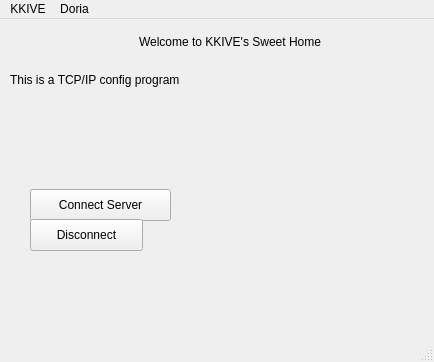
<?xml version="1.0" encoding="UTF-8"?>
<ui version="4.0">
 <class>MainWindow</class>
 <widget class="QMainWindow" name="MainWindow">
  <property name="geometry">
   <rect>
    <x>0</x>
    <y>0</y>
    <width>434</width>
    <height>362</height>
   </rect>
  </property>
  <property name="windowTitle">
   <string>MainWindow</string>
  </property>
  <widget class="QWidget" name="centralwidget">
   <widget class="QPushButton" name="btn_connect_server">
    <property name="geometry">
     <rect>
      <x>30</x>
      <y>170</y>
      <width>141</width>
      <height>32</height>
     </rect>
    </property>
    <property name="text">
     <string>Connect Server</string>
    </property>
   </widget>
   <widget class="QPushButton" name="btn_disconnect">
    <property name="geometry">
     <rect>
      <x>30</x>
      <y>200</y>
      <width>113</width>
      <height>32</height>
     </rect>
    </property>
    <property name="text">
     <string>Disconnect</string>
    </property>
   </widget>
   <widget class="QWidget" name="">
    <property name="geometry">
     <rect>
      <x>10</x>
      <y>10</y>
      <width>439</width>
      <height>26</height>
     </rect>
    </property>
    <layout class="QHBoxLayout" name="horizontalLayout">
     <item>
      <spacer name="horizontalSpacer">
       <property name="orientation">
        <enum>Qt::Horizontal</enum>
       </property>
       <property name="sizeHint" stdset="0">
        <size>
         <width>40</width>
         <height>20</height>
        </size>
       </property>
      </spacer>
     </item>
     <item>
      <widget class="QLabel" name="label">
       <property name="styleSheet">
        <string notr="true">font: 75 24pt &quot;Times&quot;;</string>
       </property>
       <property name="text">
        <string>Welcome to KKIVE's Sweet Home</string>
       </property>
      </widget>
     </item>
     <item>
      <spacer name="horizontalSpacer_2">
       <property name="orientation">
        <enum>Qt::Horizontal</enum>
       </property>
       <property name="sizeHint" stdset="0">
        <size>
         <width>40</width>
         <height>20</height>
        </size>
       </property>
      </spacer>
     </item>
    </layout>
   </widget>
   <widget class="QWidget" name="">
    <property name="geometry">
     <rect>
      <x>10</x>
      <y>50</y>
      <width>421</width>
      <height>22</height>
     </rect>
    </property>
    <layout class="QHBoxLayout" name="horizontalLayout_3">
     <item>
      <layout class="QHBoxLayout" name="horizontalLayout_2">
       <item>
        <widget class="QLabel" name="label_3">
         <property name="styleSheet">
          <string notr="true">font: 75 18pt &quot;Times&quot;;</string>
         </property>
         <property name="text">
          <string>This is a TCP/IP config program</string>
         </property>
        </widget>
       </item>
      </layout>
     </item>
     <item>
      <spacer name="horizontalSpacer_3">
       <property name="orientation">
        <enum>Qt::Horizontal</enum>
       </property>
       <property name="sizeHint" stdset="0">
        <size>
         <width>40</width>
         <height>20</height>
        </size>
       </property>
      </spacer>
     </item>
    </layout>
   </widget>
  </widget>
  <widget class="QMenuBar" name="menubar">
   <property name="geometry">
    <rect>
     <x>0</x>
     <y>0</y>
     <width>434</width>
     <height>24</height>
    </rect>
   </property>
   <widget class="QMenu" name="menuKKIVE">
    <property name="title">
     <string>KKIVE</string>
    </property>
    <widget class="QMenu" name="menuapex">
     <property name="title">
      <string>apex</string>
     </property>
     <addaction name="actiondon_t_play"/>
     <addaction name="actionplay_with_me"/>
    </widget>
    <addaction name="menuapex"/>
   </widget>
   <widget class="QMenu" name="menuDoria">
    <property name="title">
     <string>Doria</string>
    </property>
   </widget>
   <addaction name="menuKKIVE"/>
   <addaction name="menuDoria"/>
  </widget>
  <widget class="QStatusBar" name="statusbar"/>
  <action name="actiondon_t_play">
   <property name="text">
    <string>don't play</string>
   </property>
  </action>
  <action name="actionplay_with_me">
   <property name="text">
    <string>play with me</string>
   </property>
  </action>
 </widget>
 <resources/>
 <connections/>
</ui>
